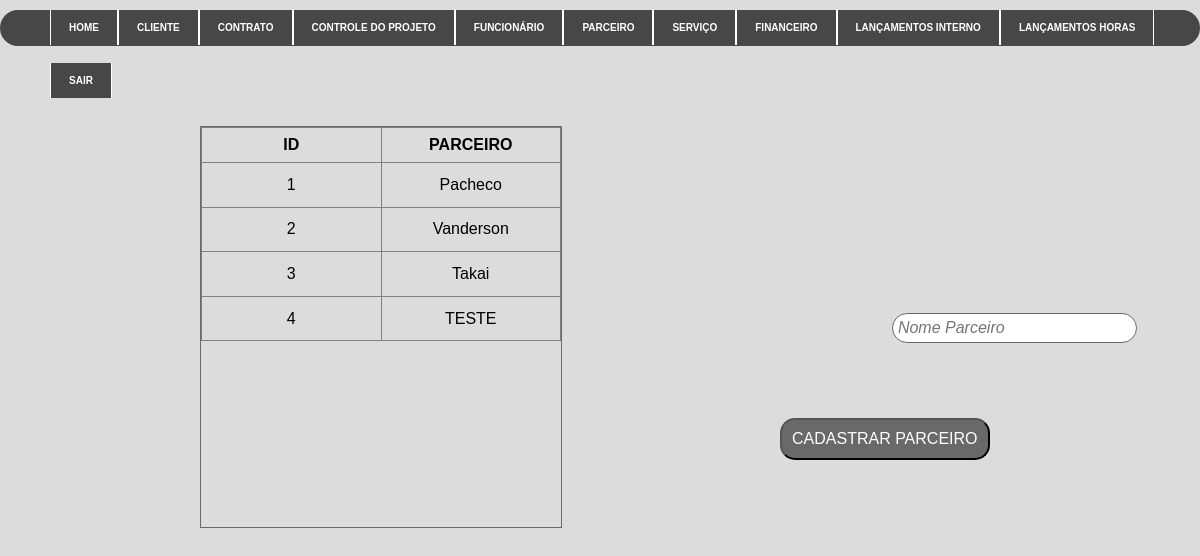
Page /cadastrar_parceiro.php (signed in) on the earlier database version.
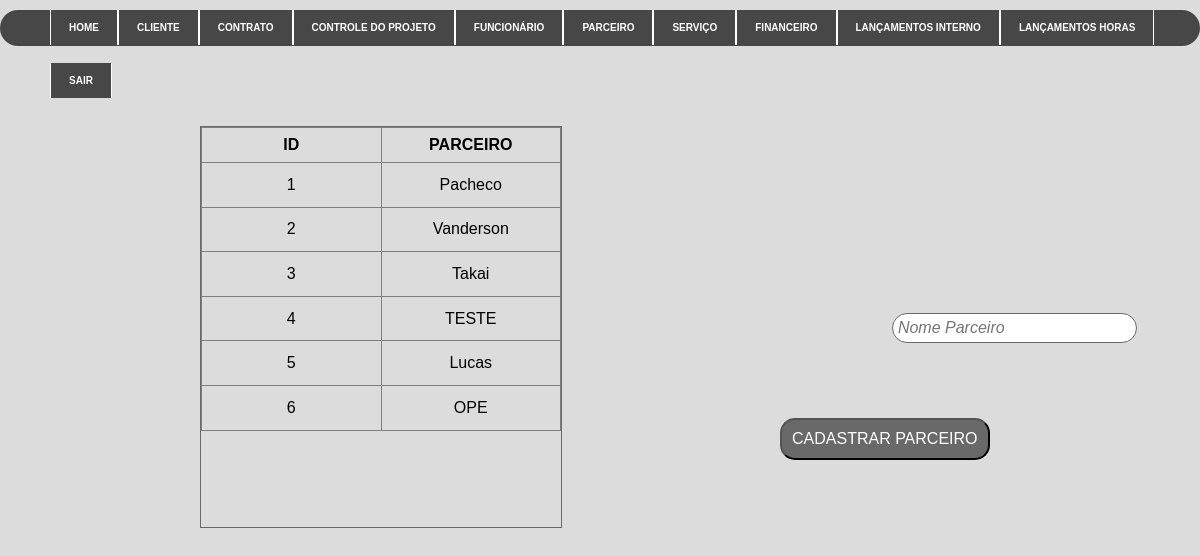
Same page on the later database version.
### tables this page shows
CREATE TABLE IF NOT EXISTS `parceiro` (
  `id_parc` int(11) NOT NULL AUTO_INCREMENT,
  `nome` varchar(50) NOT NULL,
  PRIMARY KEY (`id_parc`)
);

### classes/parceiro.class.php (called while the page is built, shortened)
<?php
require_once 'Conexao.class.php';
require_once 'funcoes.class.php';
class Parceiro{
    public function __construct(){
        $this->con = new conexao();
    }
    public function querySelect(){
        try{
            $cst = $this->con->conect()->prepare("SELECT `id_parc`, `nome` FROM `parceiro`;");
            $cst->execute();
            return $cst->fetchAll();
        }catch(PDOException $ex){
            return 'erro '.$ex->getMessage();
        }
    }
}
?>

### classes/Conexao.class.php (called while the page is built)
<?php
class conexao{
    private $usuario;
    private $senha;
    private $banco;
    private $servidor;
    private static $pdo;
    public function __construct(){
        $this->servidor = "localhost";
        $this->banco = "teste2";
        $this->usuario =  "root";
        $this->senha = "";
    }
    public function conect(){
        try{
            if(is_null(self::$pdo)){
                self::$pdo = new PDO("mysql:host=".$this->servidor.";dbname=".$this->banco, $this->usuario, $this->senha);
            }
            return self::$pdo;
        } catch (PDOException $ex) {
			echo $ex->getMessage();
        }
    }
}
?>

### classes/funcoes.class.php (called while the page is built, shortened)
<?php
class funcoes{
    public function tratarCaracter($vlr, $tipo){
        switch($tipo){
            case 1: $rst = utf8_decode($vlr); break;
        }
        return $rst;
    }
}
?>

### cadastrar_parceiro.php (the view, shortened to what this page needs)
<?php
    require_once 'classes/funcoes.class.php';
    require_once 'classes/parceiro.class.php';
    $objFc = new Funcoes();
    $objfn = new Parceiro();
?>
<!DOCTYPE html>
<html lang="pt-br">
<head>
    <link rel="stylesheet" type="text/css" href="style/style1.css" />
</head>
<nav>
    <div >
        <?php include_once("header.php"); ?>
    </div>
</nav>
<body>
    <div class="scroll-parceiro">
        <table id="tab6" border="1">
            <thead>
                <tr>
                <th>ID</th>
                <th>PARCEIRO</th>
                </tr>
            </thead>
            <tbody>
                <?php foreach($objfn->querySelect() as $rst){ ?>
                <tr>
                    <td> <?php echo ($objFc->tratarCaracter($rst['id_parc'], 1)) ?> </td>
                    <td> <?php echo ($objFc->tratarCaracter($rst['nome'], 1)) ?> </td>
                </tr>
                <?php } ?>
        </table>
    </div>
    <div class="search5">
        <form action="" method="post" >
            <input type="text" id="tParceiro" name="nome" maxlength="20" placeholder="Nome Parceiro" />
    </div>
        <button class="btn3" type="submit" name="insert">CADASTRAR PARCEIRO</button>
</body>
</html>

### header.php (shortened to what this page needs)
<!DOCTYPE html>
<html lang="pt-br">
<head>
    <link rel="stylesheet" type="text/css" href="style/style1.css">
</head>
<header>
<div class="menu">
        <ul>
            <li><a href="Home.php">Home</a></li>
            <li><a href="consultacliente.php">Cliente</a></li>
            <li><a href="consultacontrato.php">Contrato</a></li>
            <li><a href="controleprojeto.php">Controle do projeto</a></li>
            <li><a href="funcionario.php">Funcionário</a></li>
            <li><a href="cadastrar_parceiro.php">Parceiro</a></li>
            <li><a href="servico.php">Serviço</a></li>
            <li><a href="financeiro.php"> Financeiro </a></li>
            <li><a href="escritorio.php"> Lançamentos Interno </a></li>
            <li><a href="consultacontratohora.php"> Lançamentos Horas </a></li>
            <li><a href="sair.php"> Sair </a></li>
        </ul>
</div>
</header>
</html>

### Style/style1.css (style rules this page uses)
html { width: 100%; height: 100% }
body { margin: 0; background-color: #DCDCDC; font-family: 'Trebuchet MS', 'Lucida Sans Unicode', 'Lucida Grande', 'Lucida Sans', Arial, sans-serif }
.menu { position: relative; width: 100%; height: 36px; font-family: Verdana, Geneva, Tahoma, sans-serif; font-size: 10px; background-color: #474747; border-radius: 20px; }
.menu ul { padding: 0x; margin: 10px; list-style: none; }
.menu ul li { width: auto; height: 53px; float: left; }
.menu a { margin: 0px 0px 0px; padding: 12px 18px; display: block; text-decoration: none; text-align: center; text-transform: uppercase; background: #474747; color: #ffffff; font-weight: bold; border-left: 1px solid #ffffff; border-right: 1px solid #ffffff; }
.menu a:link, a:visited { text-decoration: none; }
.scroll-parceiro { position: absolute; overflow: scroll; overflow: auto; border: solid 1px #696969; width: 30%; height: 400px; margin: 80px; margin-left: 200px; }
#tab6 { width: 100%; table-layout: fixed; text-align: center; border-collapse: collapse; font-family: Arial, monospace; font-size: 16px; }
#tab6 tr th { text-transform: uppercase; padding: .5em; margin: 0; text-align: center; font-weight: bold; }
#tab6 td { padding: .8em; }
.search5 input { font-style: italic; font-family: Arial, Helvetica, sans-serif; font-size: 16px; background-color: rgb(255, 255, 255); border: 1px solid #696969; border-radius: 20px; float: left; margin: 10; margin-top: 250px; margin-left: 65%; padding: 5px; padding-right: 30px; cursor: pointer; }
.btn3 { font-family: Arial; font-size: 16px; text-decoration: none; text-align: center; text-transform: uppercase; cursor: pointer; border-radius: 15px; padding: 10px; float: left; margin-top: 75px; margin-left: 65%; color: #ffffff; background: #696969; }

Differences in the rows shown:
added parceiro: id_parc "5", nome "Lucas"
added parceiro: id_parc "6", nome "OPE"
